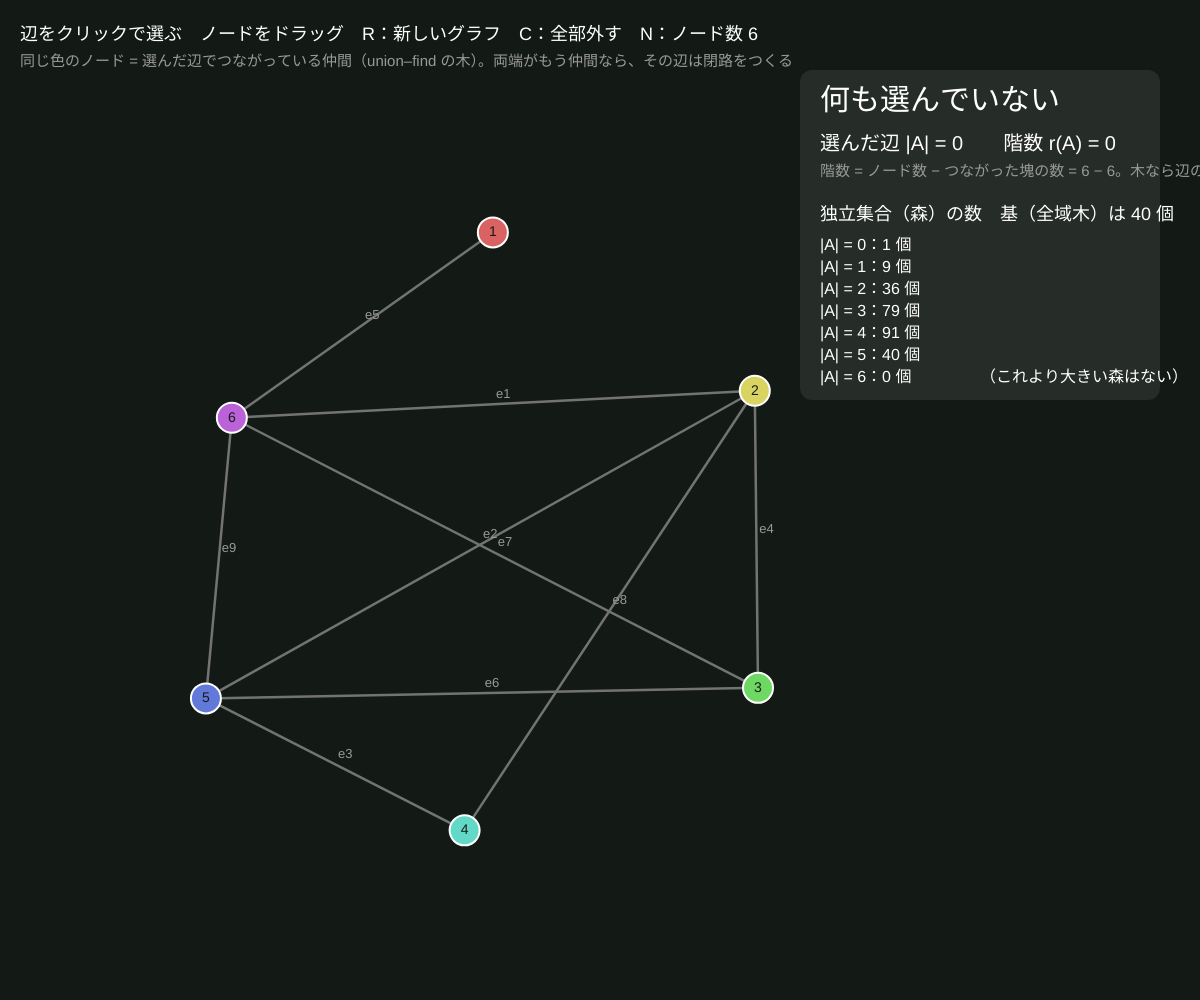
Frame 1 (no input)
Frame 60 (no input): identical to frame 1, image omitted
Frame 120 (the mouse pressed at the canvas centre since frame 60): identical to frame 1, image omitted

The p5.js sketch that drew this single still picture (run headless with seeded random() and noise() and a simulated clock; from frame 60 on, the mouse is pressed at the canvas centre):

// p5.js sketch
// ── sketch.js
// ============================================
// 01 グラフの森
// グラフの辺をいくつか選ぶ。選んだ辺が「閉路を含まない」（森になる）なら独立、閉路ができたら従属
//   判定は union–find：辺の両端がもう同じ木にいれば、その辺で閉路ができる
//   これが「グラフ的マトロイド」。00 のベクトルと同じ「独立／従属」の構造になっている
// 辺をクリック = 選ぶ・外す / ノードをドラッグ = 動かす / R = ランダムなグラフ / C = 全部外す / N = ノード数
// ============================================

let nodes = [];                  // {x, y}
let edges = [];                  // {a, b, on}
let nNode = 6;                   // ★ ノードの数（4〜8）
let extraEdges = 4;              // ★ 木より何本多く辺を張るか
let dragI = -1;
let cycleEdges = [];             // 閉路になっている辺の番号
let family = [];                 // 大きさごとの独立集合の数
let nBases = 0;

function setup() {
  createCanvas(windowWidth, windowHeight);
  colorMode(HSB, 360, 100, 100, 100);
  textFont('sans-serif');
  randomGraph();
}

function randomGraph() {
  nodes = []; edges = [];
  let cx = width * 0.4, cy = height * 0.55, rad = min(width, height) * 0.3;
  for (let i = 0; i < nNode; i++) {
    let a = (TWO_PI * i) / nNode - HALF_PI;
    nodes.push({ x: cx + rad * cos(a) + random(-30, 30), y: cy + rad * sin(a) + random(-30, 30) });
  }
  // まず全域木をランダムに張り、そこに辺を足す
  let order = shuffle([...Array(nNode).keys()]);
  for (let i = 1; i < nNode; i++) edges.push({ a: order[i], b: order[floor(random(i))], on: false });
  let tries = 0;
  while (edges.length < nNode - 1 + extraEdges && tries++ < 200) {
    let a = floor(random(nNode)), b = floor(random(nNode));
    if (a === b || edges.some((e) => (e.a === a && e.b === b) || (e.a === b && e.b === a))) continue;
    edges.push({ a, b, on: false });
  }
  update();
}

// ★ 選んだ辺の判定：union–find で閉路を探し、閉路の辺を集める
function update() {
  cycleEdges = [];
  let on = edges.map((e, i) => i).filter((i) => edges[i].on);
  if (!isForest(nNode, edges, on)) {
    // 閉路の辺：その辺を外しても「残りだけでまだ両端がつながっている」辺
    for (let i of on) {
      let rest = on.filter((j) => j !== i);
      if (connected(nNode, edges, rest, edges[i].a, edges[i].b)) cycleEdges.push(i);
    }
  }
  // 全部の部分集合を数える（辺 ≤ 12 本なら一瞬）
  family = new Array(edges.length + 1).fill(0); nBases = 0;
  let rankAll = forestRank(nNode, edges, edges.map((e, i) => i));
  for (let m = 0; m < (1 << edges.length); m++) {
    let sub = [];
    for (let i = 0; i < edges.length; i++) if (m & (1 << i)) sub.push(i);
    if (isForest(nNode, edges, sub)) { family[sub.length]++; if (sub.length === rankAll) nBases++; }
  }
}

function draw() {
  background(150, 25, 10);
  let on = edges.filter((e) => e.on).length;
  let indep = cycleEdges.length === 0;
  let hueSel = indep ? 130 : 5;

  // 辺
  for (let i = 0; i < edges.length; i++) {
    let e = edges[i], p = nodes[e.a], q = nodes[e.b];
    let inCycle = cycleEdges.includes(i);
    if (e.on) { stroke(inCycle ? 5 : 130, 85, 100); strokeWeight(inCycle ? 9 : 6); }
    else { stroke(0, 0, 45); strokeWeight(2.5); }
    line(p.x, p.y, q.x, q.y);
    // 辺の番号
    noStroke(); fill(0, 0, e.on ? 100 : 60); textSize(13); textAlign(CENTER, CENTER);
    text('e' + (i + 1), (p.x + q.x) / 2 + 10, (p.y + q.y) / 2 - 10);
  }
  // ノード（同じ木は同じ色）
  let uf = makeUF(nNode);
  for (let e of edges) if (e.on) uf.union(e.a, e.b);
  for (let i = 0; i < nodes.length; i++) {
    let root = uf.find(i);
    stroke(0, 0, 100); strokeWeight(2); fill((root * 57) % 360, 55, 85);
    circle(nodes[i].x, nodes[i].y, 30);
    noStroke(); fill(0, 0, 10); textSize(14); text(i + 1, nodes[i].x, nodes[i].y);
  }

  textAlign(LEFT, BASELINE);
  fill(0, 0, 100); textSize(18);
  text('辺をクリックで選ぶ　ノードをドラッグ　R：新しいグラフ　C：全部外す　N：ノード数 ' + nNode, 20, 40);
  fill(0, 0, 60); textSize(15);
  text('同じ色のノード = 選んだ辺でつながっている仲間（union–find の木）。両端がもう仲間なら、その辺は閉路をつくる', 20, 66);

  let px = width - 380, py = 110;
  fill(0, 0, 100, 8); rect(px - 20, py - 40, 360, 330, 12);
  fill(on === 0 ? 50 : hueSel, on === 0 ? 0 : 80, 100); textSize(30);
  text(on === 0 ? '何も選んでいない' : indep ? '独立（森）✓' : '従属（閉路あり）✗', px, py);
  fill(0, 0, 100); textSize(20);
  let comps = new Set(nodes.map((n, i) => uf.find(i))).size;
  text('選んだ辺 |A| = ' + on + '　　階数 r(A) = ' + (nNode - comps), px, py + 40);
  fill(0, 0, 60); textSize(15);
  text('階数 = ノード数 − つながった塊の数 = ' + nNode + ' − ' + comps + '。木なら辺の数と同じ', px, py + 66);
  fill(0, 0, 100); textSize(18); text('独立集合（森）の数　基（全域木）は ' + nBases + ' 個', px, py + 110);
  for (let s = 0; s <= edges.length; s++) {
    fill(s === on && on > 0 ? hueSel : 0, s === on && on > 0 ? 70 : 0, 100); textSize(16);
    text('|A| = ' + s + '：' + family[s] + ' 個', px, py + 140 + s * 22);
    if (family[s] === 0 || s >= 7) { if (family[s] === 0) text('（これより大きい森はない）', px + 160, py + 140 + s * 22); break; }
  }
}

function nearestNode(mx, my) {
  let best = -1, bd = 20;
  for (let i = 0; i < nodes.length; i++) { let d = dist(mx, my, nodes[i].x, nodes[i].y); if (d < bd) { bd = d; best = i; } }
  return best;
}
function nearestEdge(mx, my) {
  let best = -1, bd = 14;
  for (let i = 0; i < edges.length; i++) {
    let p = nodes[edges[i].a], q = nodes[edges[i].b];
    let d = segDist(mx, my, p.x, p.y, q.x, q.y);
    if (d < bd) { bd = d; best = i; }
  }
  return best;
}
function mousePressed() { dragI = nearestNode(mouseX, mouseY); }
function mouseDragged() { if (dragI >= 0) { nodes[dragI].x = constrain(mouseX, 20, width - 20); nodes[dragI].y = constrain(mouseY, 90, height - 20); } }
function mouseReleased() {
  if (dragI < 0) { let i = nearestEdge(mouseX, mouseY); if (i >= 0) { edges[i].on = !edges[i].on; update(); } }
  dragI = -1;
}
function keyPressed() {
  if (key === 'r' || key === 'R') randomGraph();
  if (key === 'c' || key === 'C') { for (let e of edges) e.on = false; update(); }
  if (key === 'n' || key === 'N') { nNode = nNode >= 8 ? 4 : nNode + 1; randomGraph(); }
}

// ---------- やってみよう ----------
// 1. 辺を 1 本ずつ足していき、初めて赤くなる瞬間を見る。赤い辺はいつも「輪」になっている？
// 2. 独立集合の最大の大きさ（階数）はいつも「ノード数 − 1」？ 離れ小島があるグラフだとどうなる？
// 3. 「基（全域木）」の数を R を押して何回か比べる。辺が多いほど多い？
// 4. 00 と見比べる：ベクトルの「同じ直線に乗る」とグラフの「閉路になる」は同じ役目

// ==================================================
// ここから下は「マトロイドの道具」（union–find と森の判定）
// ==================================================
function makeUF(n) {
  let parent = [...Array(n).keys()];
  let find = (x) => { while (parent[x] !== x) { parent[x] = parent[parent[x]]; x = parent[x]; } return x; };
  let union = (a, b) => { a = find(a); b = find(b); if (a === b) return false; parent[a] = b; return true; };
  return { find, union };
}
// 辺番号のリスト sub が森か（閉路がないか）
function isForest(n, edgeList, sub) {
  let uf = makeUF(n);
  for (let i of sub) if (!uf.union(edgeList[i].a, edgeList[i].b)) return false;
  return true;
}
// 辺番号のリスト sub の階数（= 閉路を作らずに入れられる本数）
function forestRank(n, edgeList, sub) {
  let uf = makeUF(n), r = 0;
  for (let i of sub) if (uf.union(edgeList[i].a, edgeList[i].b)) r++;
  return r;
}
// 辺 sub だけで a と b がつながっているか
function connected(n, edgeList, sub, a, b) {
  let uf = makeUF(n);
  for (let i of sub) uf.union(edgeList[i].a, edgeList[i].b);
  return uf.find(a) === uf.find(b);
}
// 点と線分の距離
function segDist(px, py, x1, y1, x2, y2) {
  let dx = x2 - x1, dy = y2 - y1, l2 = dx * dx + dy * dy;
  let t = l2 ? constrain(((px - x1) * dx + (py - y1) * dy) / l2, 0, 1) : 0;
  return dist(px, py, x1 + t * dx, y1 + t * dy);
}
